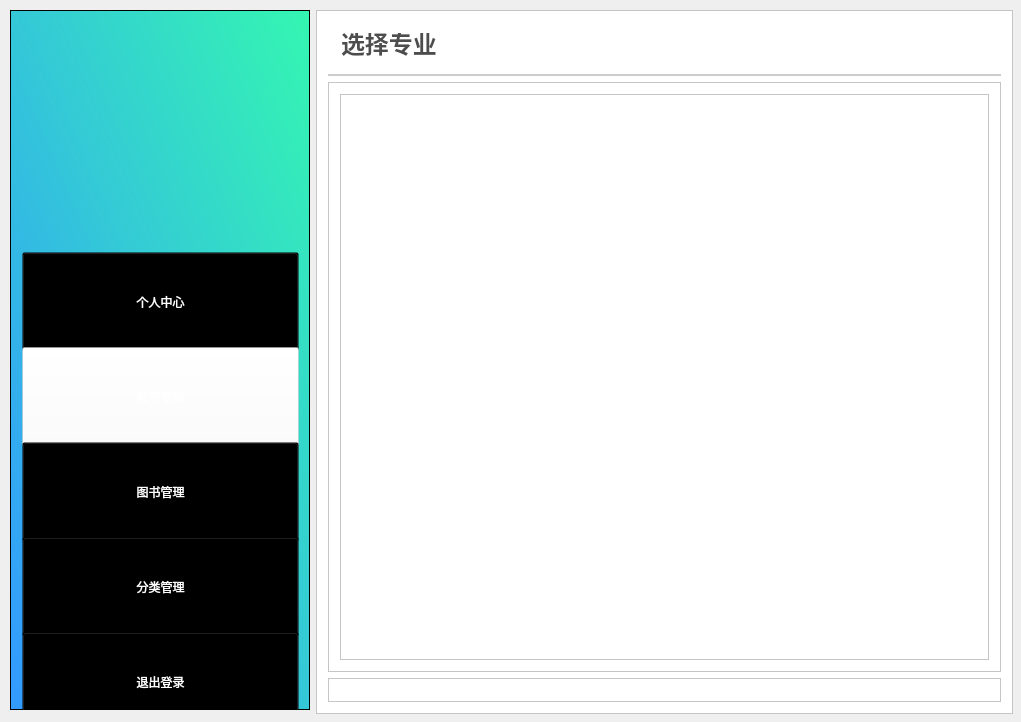
<?xml version="1.0" encoding="UTF-8"?>
<ui version="4.0">
 <class>admin_studentclassify</class>
 <widget class="QWidget" name="admin_studentclassify">
  <property name="geometry">
   <rect>
    <x>0</x>
    <y>0</y>
    <width>1021</width>
    <height>722</height>
   </rect>
  </property>
  <property name="windowTitle">
   <string>admin_studentclassify</string>
  </property>
  <widget class="QFrame" name="frame_3">
   <property name="geometry">
    <rect>
     <x>316</x>
     <y>10</y>
     <width>697</width>
     <height>704</height>
    </rect>
   </property>
   <property name="styleSheet">
    <string notr="true">background:white;</string>
   </property>
   <property name="frameShape">
    <enum>QFrame::StyledPanel</enum>
   </property>
   <property name="frameShadow">
    <enum>QFrame::Raised</enum>
   </property>
   <layout class="QVBoxLayout" name="verticalLayout_2">
    <item>
     <widget class="QFrame" name="frame_4">
      <property name="sizePolicy">
       <sizepolicy hsizetype="Preferred" vsizetype="Fixed">
        <horstretch>0</horstretch>
        <verstretch>200</verstretch>
       </sizepolicy>
      </property>
      <property name="styleSheet">
       <string notr="true">border:2px solid #cccccc;
border-top:0px;
border-left:0px;
border-right:0px;</string>
      </property>
      <property name="frameShape">
       <enum>QFrame::StyledPanel</enum>
      </property>
      <property name="frameShadow">
       <enum>QFrame::Raised</enum>
      </property>
      <layout class="QHBoxLayout" name="horizontalLayout_3">
       <item>
        <widget class="QLineEdit" name="etClassify">
         <property name="styleSheet">
          <string notr="true">color:#4D4D4D;
border:none;
font-size:24px;
font-weight:500;
font-family:&quot;微软雅黑&quot;;
text-align:left;</string>
         </property>
         <property name="text">
          <string>选择专业</string>
         </property>
         <property name="readOnly">
          <bool>true</bool>
         </property>
        </widget>
       </item>
      </layout>
     </widget>
    </item>
    <item>
     <widget class="QFrame" name="frame_6">
      <property name="frameShape">
       <enum>QFrame::StyledPanel</enum>
      </property>
      <property name="frameShadow">
       <enum>QFrame::Raised</enum>
      </property>
      <layout class="QHBoxLayout" name="horizontalLayout_4">
       <item>
        <widget class="QTableWidget" name="tableWidget"/>
       </item>
      </layout>
     </widget>
    </item>
    <item>
     <widget class="QFrame" name="frame_5">
      <property name="sizePolicy">
       <sizepolicy hsizetype="Preferred" vsizetype="Fixed">
        <horstretch>0</horstretch>
        <verstretch>0</verstretch>
       </sizepolicy>
      </property>
      <property name="frameShape">
       <enum>QFrame::StyledPanel</enum>
      </property>
      <property name="frameShadow">
       <enum>QFrame::Raised</enum>
      </property>
      <layout class="QHBoxLayout" name="horizontalLayout_2"/>
     </widget>
    </item>
   </layout>
  </widget>
  <widget class="QFrame" name="frame">
   <property name="geometry">
    <rect>
     <x>10</x>
     <y>10</y>
     <width>300</width>
     <height>700</height>
    </rect>
   </property>
   <property name="sizePolicy">
    <sizepolicy hsizetype="Fixed" vsizetype="Expanding">
     <horstretch>0</horstretch>
     <verstretch>0</verstretch>
    </sizepolicy>
   </property>
   <property name="minimumSize">
    <size>
     <width>300</width>
     <height>700</height>
    </size>
   </property>
   <property name="styleSheet">
    <string notr="true">
background-color: qlineargradient(spread:pad, x1:0, y1:1, x2:1, y2:0, stop:0 rgba(51, 153, 255,1), stop:1 rgba(52, 246, 177,1));</string>
   </property>
   <property name="frameShape">
    <enum>QFrame::StyledPanel</enum>
   </property>
   <property name="frameShadow">
    <enum>QFrame::Raised</enum>
   </property>
   <widget class="QFrame" name="frame_8">
    <property name="geometry">
     <rect>
      <x>0</x>
      <y>230</y>
      <width>301</width>
      <height>491</height>
     </rect>
    </property>
    <property name="styleSheet">
     <string notr="true">background:transparent;</string>
    </property>
    <property name="frameShape">
     <enum>QFrame::StyledPanel</enum>
    </property>
    <property name="frameShadow">
     <enum>QFrame::Raised</enum>
    </property>
    <layout class="QVBoxLayout" name="verticalLayout_6">
     <item>
      <layout class="QVBoxLayout" name="verticalLayout">
       <property name="spacing">
        <number>7</number>
       </property>
       <property name="sizeConstraint">
        <enum>QLayout::SetDefaultConstraint</enum>
       </property>
       <item>
        <widget class="QPushButton" name="btnPersonal">
         <property name="minimumSize">
          <size>
           <width>0</width>
           <height>100</height>
          </size>
         </property>
         <property name="styleSheet">
          <string notr="true">font: 12pt &quot;微软雅黑&quot;;
color:white;
background:transparent;
cursor:pointer;</string>
         </property>
         <property name="text">
          <string>个人中心</string>
         </property>
        </widget>
       </item>
       <item>
        <widget class="QPushButton" name="btnSearchuser">
         <property name="minimumSize">
          <size>
           <width>0</width>
           <height>100</height>
          </size>
         </property>
         <property name="styleSheet">
          <string notr="true">font: 12pt &quot;微软雅黑&quot;;
color:white;
background:transparent;
cursor:pointer;
background-color:rgba(255,255,255,0.4);</string>
         </property>
         <property name="text">
          <string>账号管理</string>
         </property>
        </widget>
       </item>
       <item>
        <widget class="QPushButton" name="btnSearchbook">
         <property name="minimumSize">
          <size>
           <width>0</width>
           <height>100</height>
          </size>
         </property>
         <property name="styleSheet">
          <string notr="true">font: 12pt &quot;微软雅黑&quot;;
color:white;
background:transparent;
cursor:pointer;
</string>
         </property>
         <property name="text">
          <string>图书管理</string>
         </property>
        </widget>
       </item>
       <item>
        <widget class="QPushButton" name="btnClassify">
         <property name="minimumSize">
          <size>
           <width>0</width>
           <height>100</height>
          </size>
         </property>
         <property name="styleSheet">
          <string notr="true">font: 12pt &quot;微软雅黑&quot;;
color:white;
background:transparent;
cursor:pointer;
</string>
         </property>
         <property name="text">
          <string>分类管理</string>
         </property>
        </widget>
       </item>
       <item>
        <widget class="QPushButton" name="btnLogout">
         <property name="minimumSize">
          <size>
           <width>0</width>
           <height>100</height>
          </size>
         </property>
         <property name="styleSheet">
          <string notr="true">font: 12pt &quot;微软雅黑&quot;;
color:white;
background:transparent;
cursor:pointer;
</string>
         </property>
         <property name="text">
          <string>退出登录</string>
         </property>
        </widget>
       </item>
      </layout>
     </item>
    </layout>
   </widget>
   <widget class="QFrame" name="frame_2">
    <property name="geometry">
     <rect>
      <x>60</x>
      <y>30</y>
      <width>171</width>
      <height>176</height>
     </rect>
    </property>
    <property name="minimumSize">
     <size>
      <width>0</width>
      <height>0</height>
     </size>
    </property>
    <property name="baseSize">
     <size>
      <width>0</width>
      <height>100</height>
     </size>
    </property>
    <property name="styleSheet">
     <string notr="true">image: url(:/Library/images/logo2.png);
background:transparent;</string>
    </property>
    <property name="frameShape">
     <enum>QFrame::StyledPanel</enum>
    </property>
    <property name="frameShadow">
     <enum>QFrame::Raised</enum>
    </property>
   </widget>
  </widget>
 </widget>
 <layoutdefault spacing="6" margin="11"/>
 <resources/>
 <connections/>
</ui>
